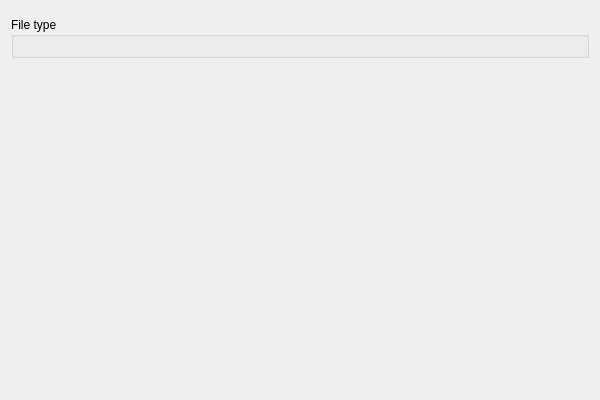
<?xml version="1.0" encoding="UTF-8"?>
<ui version="4.0">
 <comment>
 VBox frontends: Qt4 GUI ("VirtualBox"):

     Copyright (C) 2009-2012 Oracle Corporation

     This file is part of VirtualBox Open Source Edition (OSE), as
     available from http://www.virtualbox.org. This file is free software;
     you can redistribute it and/or modify it under the terms of the GNU
     General Public License (GPL) as published by the Free Software
     Foundation, in version 2 as it comes in the "COPYING" file of the
     VirtualBox OSE distribution. VirtualBox OSE is distributed in the
     hope that it will be useful, but WITHOUT ANY WARRANTY of any kind.
 </comment>
 <class>UINewHDWizardPageFormat</class>
 <widget class="QWidget" name="UINewHDWizardPageFormat">
  <property name="geometry">
   <rect>
    <x>0</x>
    <y>0</y>
    <width>600</width>
    <height>400</height>
   </rect>
  </property>
  <layout class="QVBoxLayout" name="m_pMainLayout">
   <item>
    <widget class="QIRichTextLabel" name="m_pLabel"/>
   </item>
   <item>
    <widget class="QGroupBox" name="m_pFormatContainer">
     <property name="sizePolicy">
      <sizepolicy hsizetype="MinimumExpanding" vsizetype="Fixed">
       <horstretch>0</horstretch>
       <verstretch>0</verstretch>
      </sizepolicy>
     </property>
     <property name="title">
      <string>File type</string>
     </property>
     <layout class="QVBoxLayout" name="m_pFormatsLayout"/>
    </widget>
   </item>
   <item>
    <spacer name="m_pSpacer">
     <property name="orientation">
      <enum>Qt::Vertical</enum>
     </property>
     <property name="sizeHint">
      <size>
       <width>0</width>
       <height>0</height>
      </size>
     </property>
    </spacer>
   </item>
  </layout>
 </widget>
 <customwidgets>
  <customwidget>
   <class>QIRichTextLabel</class>
   <extends>QWidget</extends>
   <header>QIRichTextLabel.h</header>
  </customwidget>
 </customwidgets>
 <resources/>
 <connections/>
</ui>
